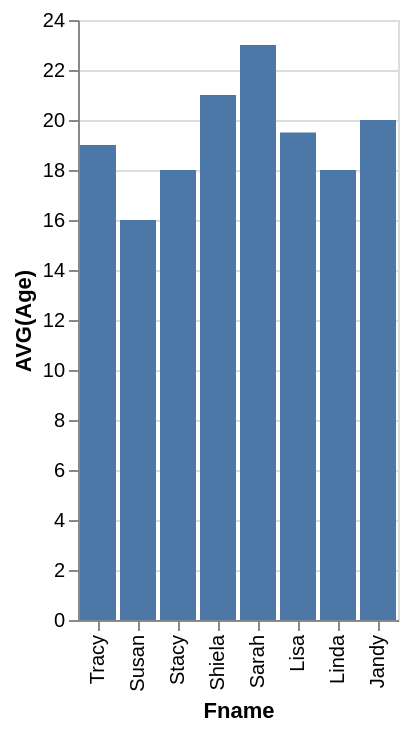

The specification (Vega-Lite) saved for this image:
### Vega-Lite specification from a JSON file in a GitHub repository (floating-point values rounded to 4 significant figures)
{"data": {"values": [{"x_data": "Tracy", "y_data": 19}, {"x_data": "Susan", "y_data": 16}, {"x_data": "Stacy", "y_data": 18}, {"x_data": "Shiela", "y_data": 21}, {"x_data": "Sarah", "y_data": 23}, {"x_data": "Lisa", "y_data": 19.5}, {"x_data": "Linda", "y_data": 18}, {"x_data": "Jandy", "y_data": 20}]}, "mark": "bar", "encoding": {"x": {"field": "x_data", "type": "nominal", "title": "Fname", "sort": "descending"}, "y": {"field": "y_data", "type": "quantitative", "title": "AVG(Age)"}}}
